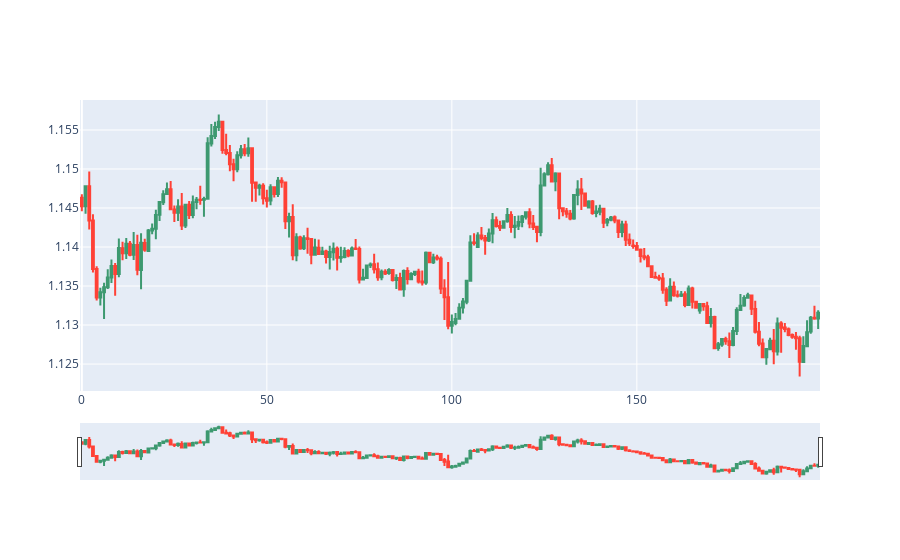

Notebook code for this chart:
### Code cell
import plotly.graph_objects as plt

chart = plt.Figure(
    data=[
        plt.Candlestick(
            x=some.index,
            open=some["p_open"],
            high=some["p_high"],
            low=some["p_low"],
            close=some["p_close"],
        )
    ]
)

chart.show()

### Figure 1 — Plotly figure (JSON) as saved in the notebook; plotly's stock layout.template omitted (floating-point values rounded to 4 significant figures; data arrays with more than 128 entries replaced by an {"elided": "..."} marker saying what was removed)
{"data": [{"close": {"elided": "200 float values"}, "high": {"elided": "200 float values"}, "low": {"elided": "200 float values"}, "open": {"elided": "200 float values"}, "type": "candlestick", "x": {"elided": "200 int values"}}], "layout": {}}
